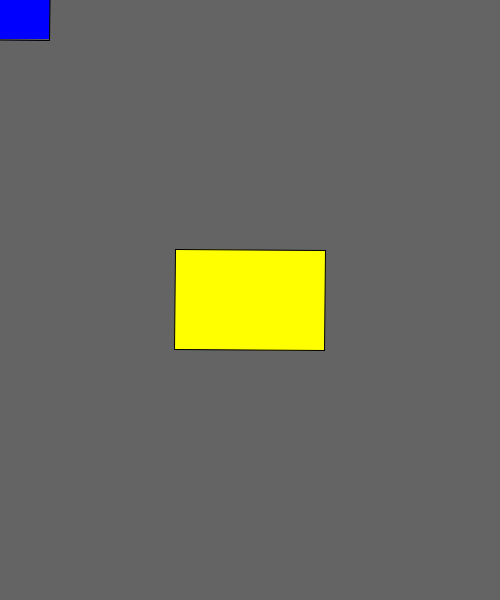
Frame 1 (no input)
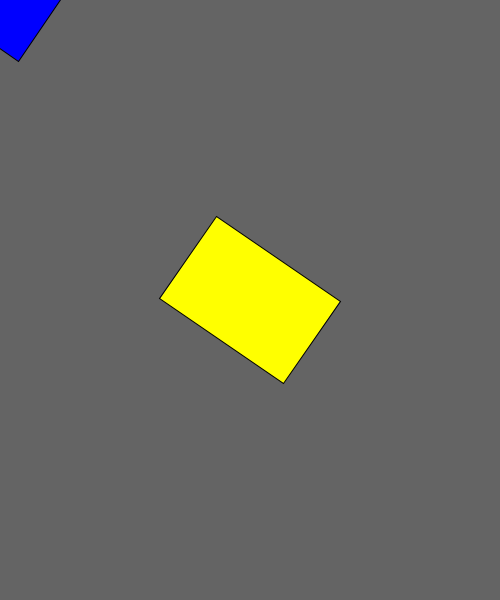
Frame 60 (the mouse pressed at the canvas centre just before this capture)
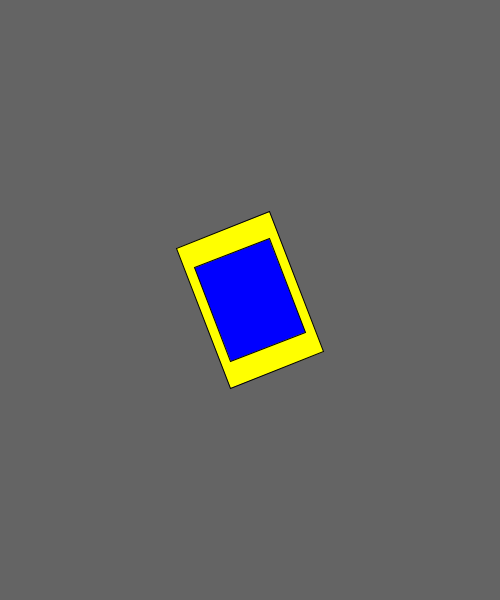
Frame 120 (the mouse held since frame 60 and released just before this capture)

The Processing sketch that drew these frames (run headless with seeded random() and noise(); from frame 60 on, the mouse is pressed at the canvas centre):

// Processing sketch: day3_09_push_pop_matrix
// ── day3_09_push_pop_matrix.pde
void setup() {
  size(500, 600);
  background(100);
}

void draw() {
  background(100);
  
  // style  - for display functions and modes
  // matrix - for only transformation functions
  
  // Transformation Functions
  // translate();
  // rotate();
  // scale();
  
  // PURPOSE
  // to get back to the previous settings 
  // HOW IT WORKS
  // create temporary settings and remove them after using
 
  pushMatrix(); // create a temporary memory space
  translate(width/2, height/2);
  rotate(frameCount * 0.01);
  fill(255, 255, 0); // yellow
  rectMode(CENTER);
  rect(0, 0, 150, 100);
  popMatrix(); // remove the temporary memory
  
  pushMatrix();
  translate(mouseX, mouseY);
  rotate(frameCount * 0.01);
  fill(0, 0, 255); // blue
  rect(0, 0, 100, 80);
  popMatrix();
  
  // add more shapes with transformation?
}
